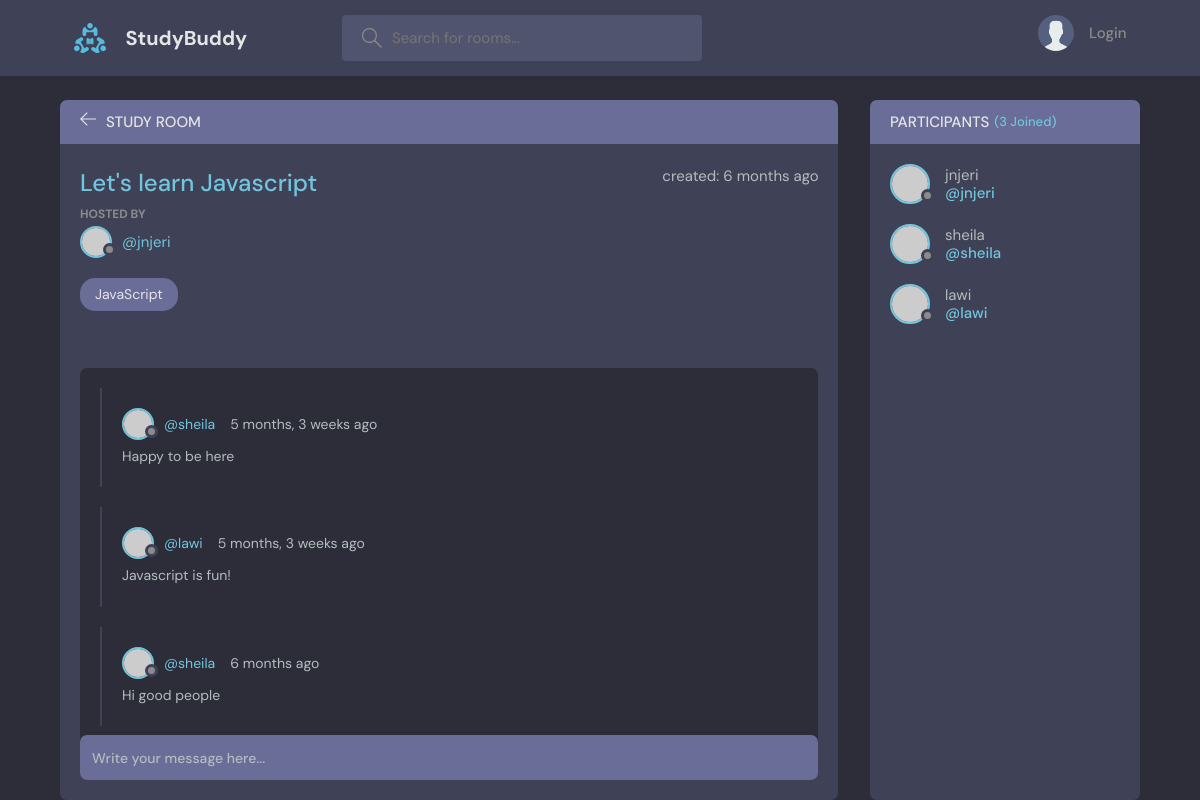
The page /room/1/ on the database its author committed.
### base/models.py (models this page shows, shortened)
class Room(models.Model):
   host = models.ForeignKey(User, on_delete=models.SET_NULL, null=True)
   topic = models.ForeignKey(Topic, on_delete=models.SET_NULL, null=True)
   name = models.CharField (max_length=200)
   description = models.TextField(null=True, blank=True)
   participants = models.ManyToManyField(User, related_name='participants', blank=True)      #users active in a room
   updated = models.DateTimeField(auto_now=True)
   created = models.DateTimeField(auto_now_add=True)
   class Meta:
        ordering = ['-updated', '-created']

class Message(models.Model):
    user = models.ForeignKey(User, on_delete=models.CASCADE)
    room = models.ForeignKey(Room, on_delete=models.CASCADE)
    body = models.TextField()
    updated = models.DateTimeField(auto_now=True)
    created = models.DateTimeField(auto_now_add=True)
    class Meta:
        ordering = ['-updated', '-created']

### base/views.py (the view, shortened to what this page needs)
# urls.py: path('room/<str:pk>/', views.room, name="room"),
def room(request, pk):
    room = Room.objects.get(id=pk)
    room_messages = room.message_set.all()
    participants = room.participants.all()
    context = {'room': room, 'room_messages': room_messages, 'participants': participants}
    return render(request, 'base/room.html', context)

### base/templates/base/room.html (shortened to what this page needs)
{% extends 'main.html' %}
{% block content %}
<main class="profile-page layout layout--2">
  <div class="container">
    <div class="room">
      <div class="room__top">
        <div class="room__topLeft">
          <a href="{% url 'home' %}">
            <svg version="1.1" xmlns="http://www.w3.org/2000/svg" width="32" height="32" viewBox="0 0 32 32">
              <title>arrow-left</title>
              <path
                d="M13.723 2.286l-13.723 13.714 13.719 13.714 1.616-1.611-10.96-10.96h27.625v-2.286h-27.625l10.965-10.965-1.616-1.607z"
              ></path>
            </svg>
          </a>
          <h3>Study Room</h3>
        </div>
      </div>
      <div class="room__box scroll">
        <div class="room__header scroll">
          <div class="room__info">
            <h3>{{room.name}}</h3>
            <span> created: {{room.created|timesince}} ago</span>
          </div>
          <div class="room__hosted">
            <p>Hosted By</p>
            <a href="{% url 'user-profile' room.host.id %}" class="room__author">
              <div class="avatar avatar--small">
                <img src="https://randomuser.me/api/portraits/men/37.jpg" />
              </div>
              <span>@{{room.host.username}}</span>
            </a>
          </div>
          <span class="room__topics">JavaScript</span>
        </div>
        <div class="room__conversation">
          <div class="threads scroll">
            {% for message in room_messages %}
            <div class="thread">
              <div class="thread__top">
                <div class="thread__author">
                  <a href="{% url 'user-profile' message.user.id %}" class="thread__authorInfo">
                    <div class="avatar avatar--small">
                      <img src="https://randomuser.me/api/portraits/men/37.jpg" />
                    </div>
                    <span>@{{message.user.username}}</span>
                  </a>
                  <span class="thread__date">{{message.created|timesince}} ago</span>
                </div>
              </div>
              <div class="thread__details">
                {{message.body}}
              </div>
            </div>
            {% endfor %}
          </div>
        </div>
      </div>
      <div class="room__message">
        <form action="" method="POST">
          <input name="body" placeholder="Write your message here..." /></form>
      </div>
    </div>
    <div class="participants">
      <h3 class="participants__top">Participants <span>({{participants.count}} Joined)</span></h3>
      <div class="participants__list scroll">
        {% for user in participants %}
        <a href="{% url 'user-profile' user.id %}" class="participant">
          <div class="avatar avatar--medium">
            <img src="https://randomuser.me/api/portraits/men/37.jpg" />
          </div>
          <p>
            {{user.username}}
            <span>@{{user.username}}</span>
          </p>
        </a>
        {% endfor %}
      </div>
    </div>
  </div>
</main>
{% endblock content %}

### rows shown on the page
Room: name "Let's learn Javascript", created "6 months", host.username "jnjeri"
Message: user.username "sheila", created "5 months, 3 weeks", body "Happy to be here"
Message: user.username "lawi", created "5 months, 3 weeks", body "Javascript is fun!"
Message: user.username "sheila", created "6 months", body "Hi good people"

### other values the page prints
{{ participants.count }} "3"
{{ user.username }} "jnjeri"
{{ user.username }} "sheila"
{{ user.username }} "lawi"
